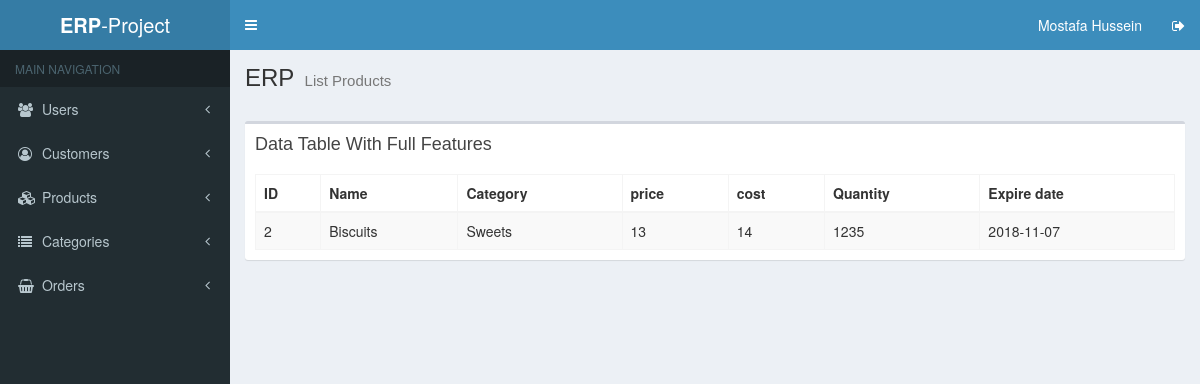
The app's page /list_products.php (signed in) with its own data.
### tables this page shows
CREATE TABLE `products` (
  `id` int(10) NOT NULL,
  `category_id` int(11) NOT NULL,
  `name` varchar(255) NOT NULL,
  `description` text NOT NULL,
  `price` int(11) NOT NULL,
  `cost` int(11) NOT NULL,
  `quantity` int(11) NOT NULL,
  `expire_date` date NOT NULL,
  `created_at` timestamp NOT NULL DEFAULT CURRENT_TIMESTAMP,
  `updated_at` timestamp NOT NULL DEFAULT CURRENT_TIMESTAMP ON UPDATE CURRENT_TIMESTAMP
);

CREATE TABLE `category` (
  `id` int(10) NOT NULL,
  `name` varchar(255) NOT NULL,
  `description` text NOT NULL
);

### includes/classes/config/DbConfig.php (called while the page is built, shortened)
<?php
class DbConfig
{
    private $_host = 'localhost';
    private $_username = 'root';
    private $_password = '';
    private $_database = 'amit';
    protected $connection;
    protected function connect()
    {
        if (!isset($this->connection)) {
            $this->connection = new mysqli($this->_host, $this->_username, $this->_password, $this->_database);
            mysqli_set_charset($this->connection,"utf8");
        }
        return $this->connection;
    }
}

### includes/classes/config/Crud.php (called while the page is built, shortened)
<?php
include 'DbConfig.php';
class Crud extends DbConfig
{
	public function getData($query) {
		$result = $this->connect()->query($query);
		$rows = [];
		while ($row = $result->fetch_assoc()) {
			$rows[] = $row;
		}
		return $rows;
	}
}
?>

### list_products.php (the view)
<?php
include 'includes/header.php';
include 'includes/classes/config/Crud.php';
include 'includes/classes/config/Validation.php'; ?>
<?php include 'includes/main_header.php'; ?>
<?php include 'includes/left_sidebar.php'; ?>
	<div class="content-wrapper">
		<section class="content-header">
		  	<h1>
		  		ERP
		    	<small>List Products</small>
		  	</h1>
		</section>
		<section class="content">
			<div class="row">
    			<section class="content">
      				<div class="row">
			        	<div class="col-xs-12">
			          		<div class="box">
			            		<div class="box-header">
			              			<h3 class="box-title">Data Table With Full Features</h3>
			            		</div>
			            		<?php
			            			$crud = new Crud();
			            			$result = $crud->getData('SELECT products.*,category.name as
									cat_name from products join category where category_id = category.id');
			            		 ?>
			            		<div class="box-body">
				              		<table id="example1" class="table table-bordered table-striped">
				                		<thead>
				                			<tr>
								                <th>ID</th>
								                <th>Name</th>
								                <th>Category</th>
								                <th>price</th>
								                <th>cost</th>
												<th>Quantity</th>
								                <th>Expire date</th>
				                			</tr>
				                		</thead>
				                		<tbody>
				                		<?php
				                			foreach ($result as $product) {
					                  			$id = $product['id'];
												$name = $product['name'];
												$desc = $product['description'];
												$quantity = $product['quantity'];
												$category_name = $product['cat_name'];
					                  			$price = $product['price'];
					                  			$cost = $product['cost'];
					                  			$expire_date = $product['expire_date'];
					                  		?>
				                			<tr title="<?=  "Description : ".$desc; ?>">
							                  	<td><?=  $id; ?></td>
							                  	<td><?=  $name; ?></td>
							                  	<td><?=  $category_name; ?></td>
							                  	<td><?=  $price; ?></td>
							                  	<td><?=  $cost; ?></td>
												<td><?=  $quantity; ?></td>
							                  	<td><?=  $expire_date; ?></td>
							                </tr>
										<?php
							            	}
							            ?>
				                		</tbody>
				              		</table>
			            		</div>
			          		</div>
						</div>
					</div>
				</section>
			</div>
		</section>
	</div>
<?php include 'includes/main_footer.php'; ?>

### records on screen
products: id "2", name "Biscuits", category.name "Sweets", price "13", cost "14", quantity "1235", expire_date "2018-11-07"

### other values on screen
$_SESSION['fname'] "Mostafa"
$_SESSION['lname'] "Hussein"
